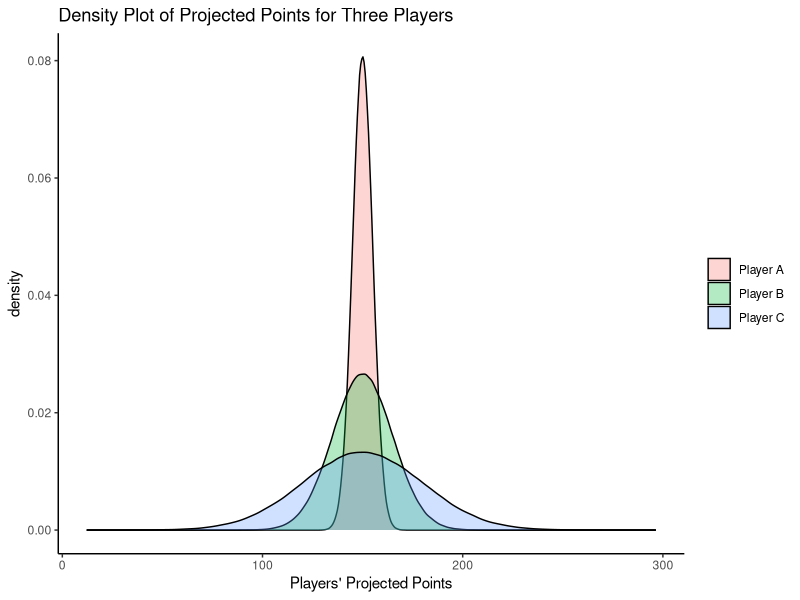

R code for this plot:
## ---- chunk 1
library("tidyverse")
## ---- chunk 2
exampleData <- data.frame(
  player = c(rep("A", 3), rep("B", 3)),
  expert = c(1:3, 1:3),
  projectedPoints = c(300, 310, 290, 400, 300, 200)
)

playerA_mean <- mean(exampleData$projectedPoints[which(exampleData$player == "A")])
playerB_mean <- mean(exampleData$projectedPoints[which(exampleData$player == "B")])

playerA_mean
playerB_mean
## ---- chunk 3
playerA_sd <- sd(exampleData$projectedPoints[which(exampleData$player == "A")])
playerb_sd <- sd(exampleData$projectedPoints[which(exampleData$player == "B")])

playerA_cv <- playerA_mean / playerA_sd
playerB_cv <- playerB_mean / playerb_sd

playerA_sd
playerb_sd

playerA_cv
playerB_cv
## ---- chunk 4
#| label: fig-playerUncertainty
#| fig-cap: "Density Plot of Projected Points for Three Players"
#| code-fold: true

playerA <- rnorm(1000000, mean = 150, sd = 5)
playerB <- rnorm(1000000, mean = 150, sd = 15)
playerC <- rnorm(1000000, mean = 150, sd = 30)

mydata <- data.frame(playerA, playerB, playerC)

mydata_long <- mydata %>% 
  pivot_longer(
    cols = everything(),
    names_to = "player",
    values_to = "points"
  ) %>% 
  mutate(
    name = case_match(
      player,
      "playerA" ~ "Player A",
      "playerB" ~ "Player B",
      "playerC" ~ "Player C",
    )
  )

ggplot2::ggplot(
  data = mydata_long,
  ggplot2::aes(
    x = points,
    fill = name
  )
) +
  ggplot2::geom_density(alpha = .3) + 
  ggplot2::labs(
    x = "Players' Projected Points",
    title = "Density Plot of Projected Points for Three Players"
  ) +
  ggplot2::theme_classic() +
  ggplot2::theme(legend.title = element_blank())
